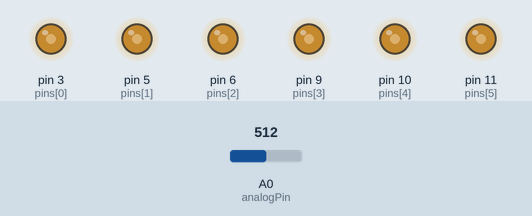
The sketch below on a simulated Arduino Uno, built with avr-gcc and run on an emulated ATmega328P. On the bench: output pins drawn as LEDs (lit = HIGH). The test bench sets the inputs (shaded band); at power-on: A0 (analogPin) = 512.

Above: at 1.2 s.
1.3 s: A0 (analogPin) set to 716
At 2.4 s:
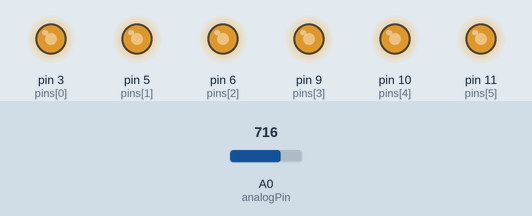
2.8 s: A0 (analogPin) set to 900
At 3.5 s:
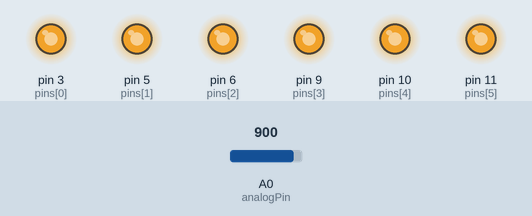
4.3 s: A0 (analogPin) set to 122
At 4.6 s:
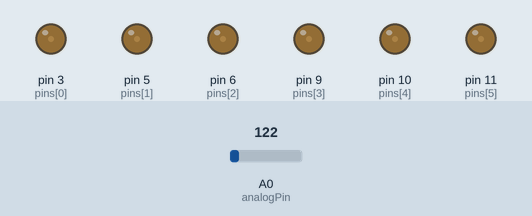
5.8 s: A0 (analogPin) set to 0
At 7.0 s:
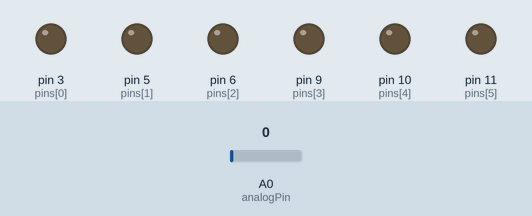
7.3 s: A0 (analogPin) set to 511
At 8.1 s:
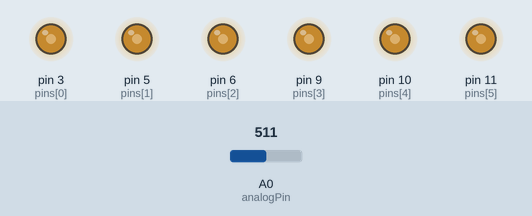
Timing chart, 0 to 9.8 s (numbered marks = the images above; inputs shaded):
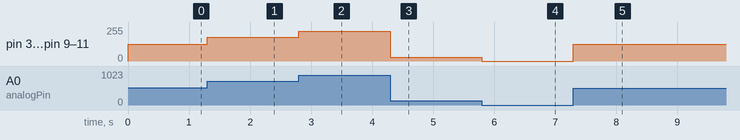

Measured:
- after the input at 1.3 s, pin 3 (pins[0]), pin 5 (pins[1]), pin 6 (pins[2]), pin 9 (pins[3]), pin 10 (pins[4]), pin 11 (pins[5]): 127/255 → 178/255 at once
- after the input at 2.8 s, pin 3 (pins[0]), pin 5 (pins[1]), pin 6 (pins[2]), pin 9 (pins[3]), pin 10 (pins[4]), pin 11 (pins[5]): 178/255 → 224/255 at once
- after the input at 4.3 s, pin 3 (pins[0]), pin 5 (pins[1]), pin 6 (pins[2]), pin 9 (pins[3]), pin 10 (pins[4]), pin 11 (pins[5]): 224/255 → 30/255 at once
- after the input at 5.8 s, pin 3 (pins[0]), pin 5 (pins[1]), pin 6 (pins[2]), pin 9 (pins[3]), pin 10 (pins[4]), pin 11 (pins[5]): 30/255 → 0/255 at once
- after the input at 7.3 s, pin 3 (pins[0]), pin 5 (pins[1]), pin 6 (pins[2]), pin 9 (pins[3]), pin 10 (pins[4]), pin 11 (pins[5]): 0/255 → 127/255 at once

The sketch:

analogRead.ino
```cpp
const int pins[6] = {3, 5, 6, 9, 10,11};
const int analogPin = A0;


void setup(){
  Serial.begin(9600);
}

void loop(){
 int analogValue = analogRead(analogPin);
 for(int i=0;i<6;i++)
    analogWrite(pins[i], map(analogValue, 0, 1024,0,255));

}
```
